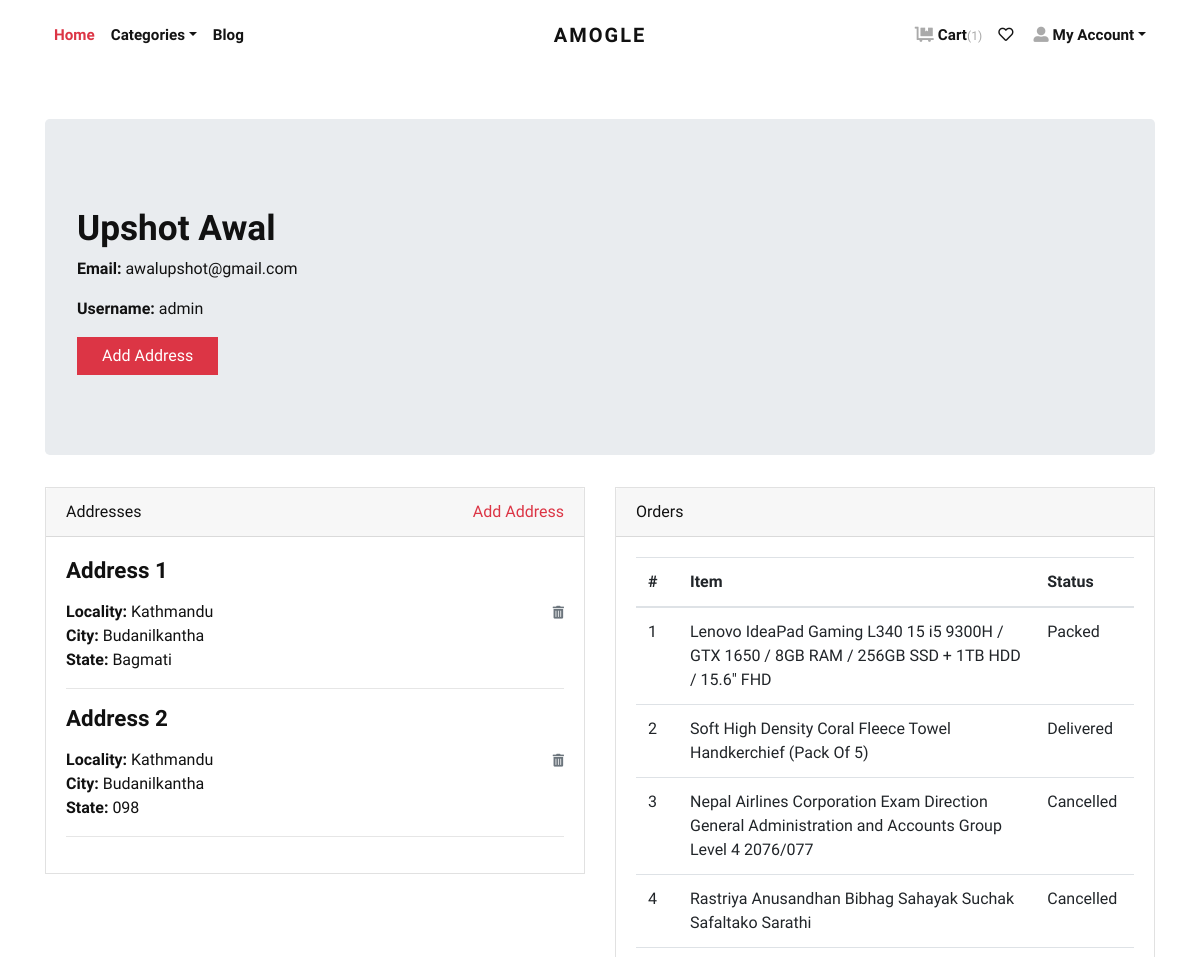
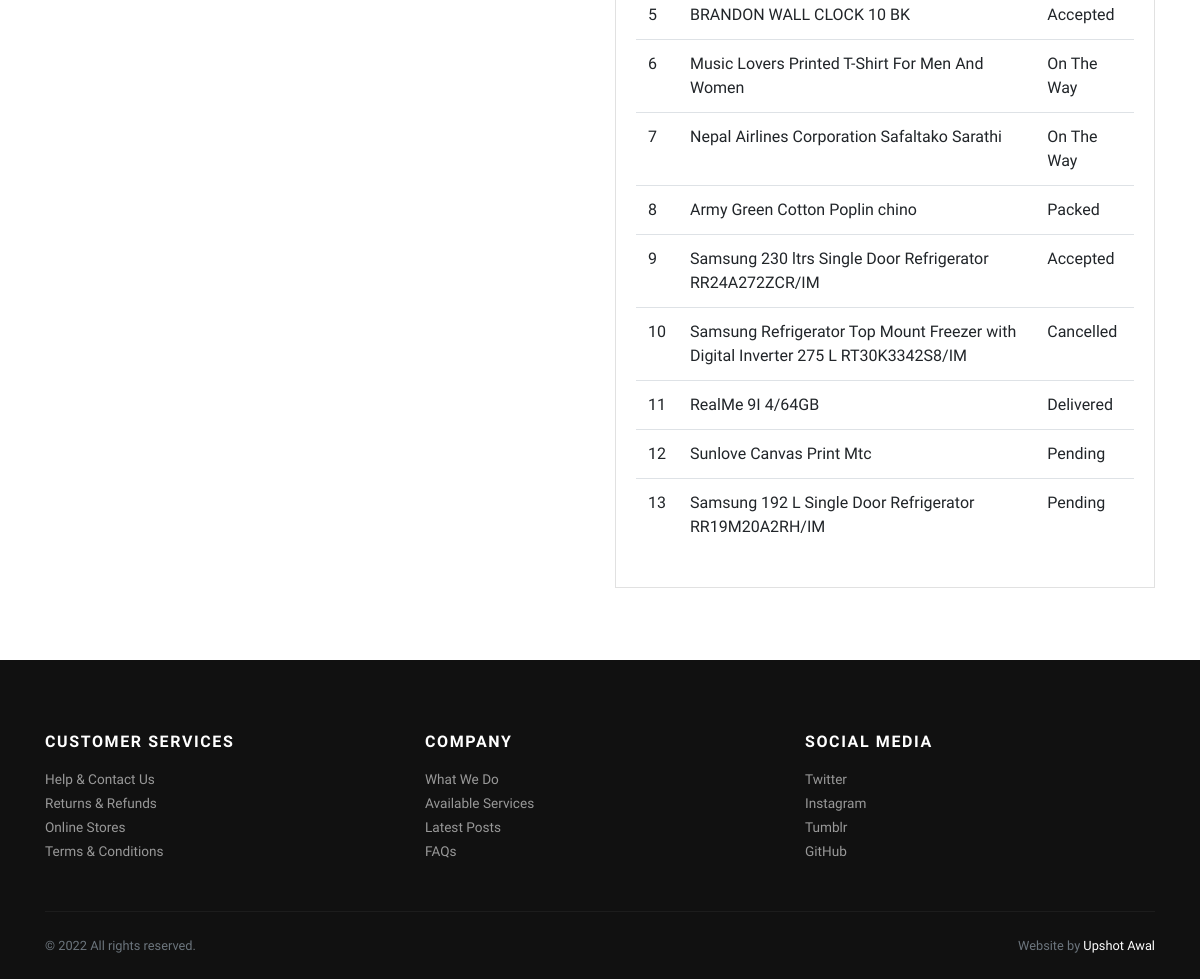
The page /accounts/profile/ (signed in) on the database as committed earlier (2 pictures, top to bottom).
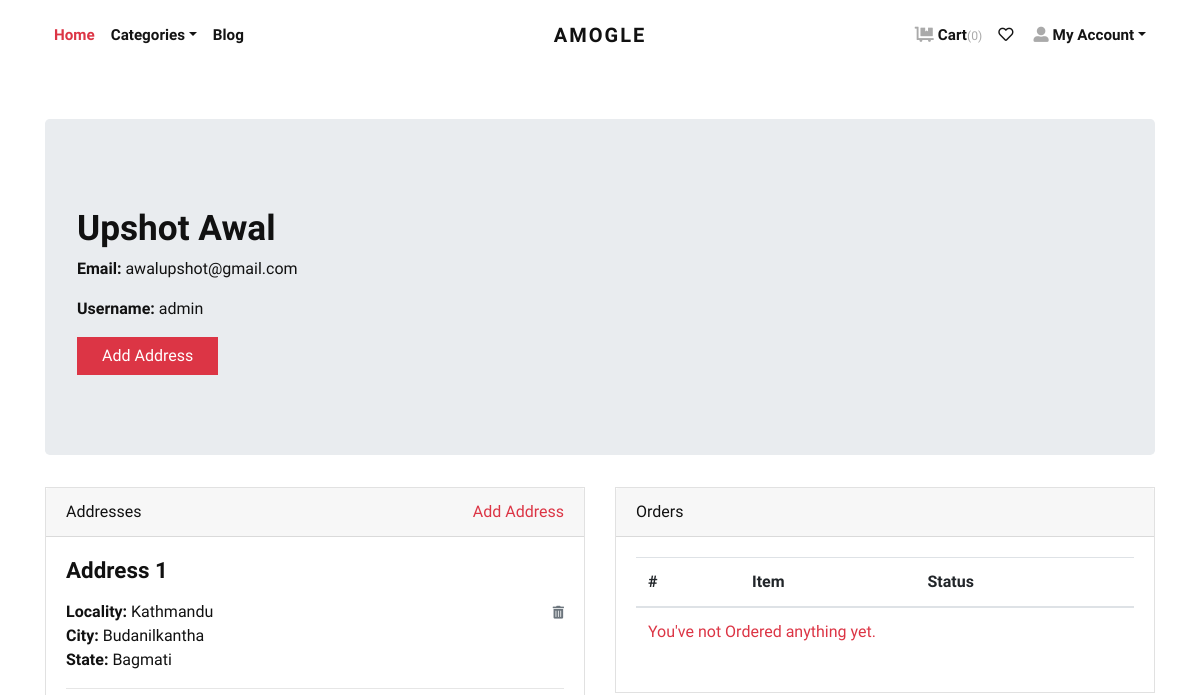
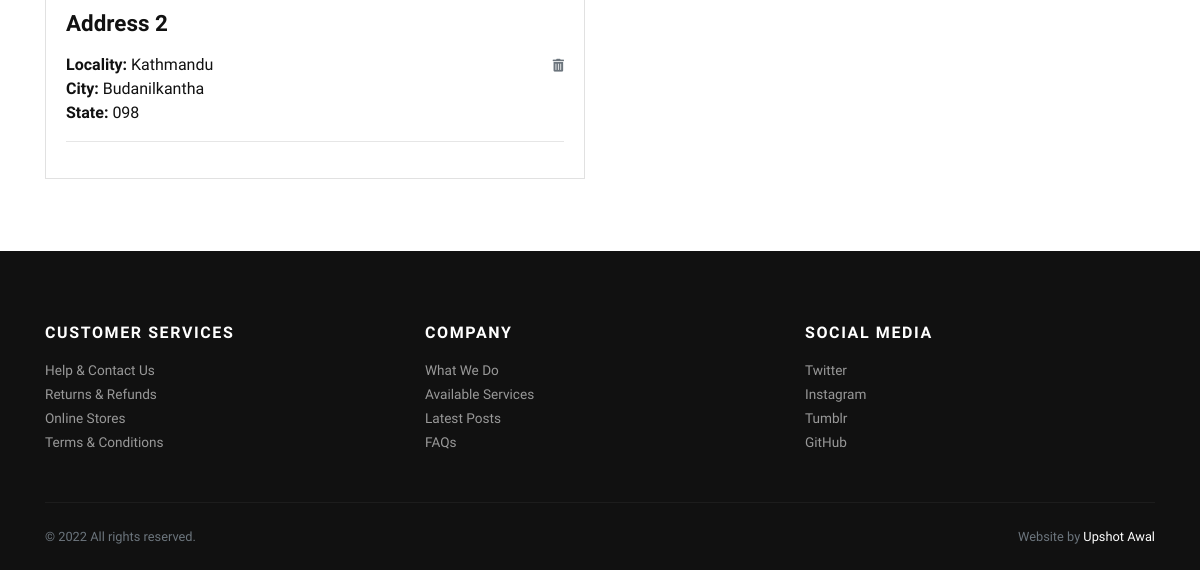
The same page on the database as committed later (2 pictures, top to bottom).
### store/models.py (models this page shows, shortened)
class Address(models.Model):
    user = models.ForeignKey(User, verbose_name="User",
                             on_delete=models.CASCADE)
    locality = models.CharField(
        max_length=150, verbose_name="Nearest Location")
    city = models.CharField(max_length=150, verbose_name="City")
    state = models.CharField(max_length=150, verbose_name="State")

class Order(models.Model):
    user = models.ForeignKey(User, verbose_name="User",
                             on_delete=models.CASCADE)
    address = models.ForeignKey(
        Address, verbose_name="Shipping Address", on_delete=models.CASCADE)
    product = models.ForeignKey(
        Product, verbose_name="Product", on_delete=models.CASCADE)
    quantity = models.PositiveIntegerField(verbose_name="Quantity")
    ordered_date = models.DateTimeField(
        auto_now_add=True, verbose_name="Ordered Date")
    status = models.CharField(
        choices=STATUS_CHOICES,
        max_length=50,
        default="Pending"
    )

class Product(models.Model):
    title = models.CharField(max_length=150, verbose_name="Product Title")
    slug = AutoSlugField(populate_from='title', unique=True,
                         verbose_name="Product Slug")
    sku = models.CharField(max_length=255, unique=True,
                           verbose_name="Unique Product ID (SKU)")
    short_description = RichTextField()
    detail_description = models.TextField(
        blank=True, null=True, verbose_name="Detail Description")
    product_image = models.ImageField(
        upload_to='product', blank=True, null=True, verbose_name="Product Image")
    price = models.DecimalField(max_digits=8, decimal_places=2)
    category = models.ForeignKey(
        Category, verbose_name="Product Categoy", on_delete=models.CASCADE)
    is_active = models.BooleanField(verbose_name="Is Active?", default=True)
    is_featured = models.BooleanField(
        verbose_name="Is Featured?", default=True)
    created_at = models.DateTimeField(
        auto_now_add=True, verbose_name="Created Date")
    updated_at = models.DateTimeField(
        auto_now=True, verbose_name="Updated Date")
    class Meta:
        verbose_name_plural = 'Products'
        ordering = ('-created_at', )

### store/views.py (the view)
# urls.py: path('accounts/profile/', views.profile, name="profile"),
@ login_required
def profile(request):
    addresses = Address.objects.filter(user=request.user)
    orders = Order.objects.filter(user=request.user)
    return render(request, 'account/profile.html', {'addresses': addresses, 'orders': orders})

### store/context_preprocessors.py (called while the page is built)
def store_menu(request):
    categories = Category.objects.filter(is_active=True)
    context = {
        'categories_menu': categories,
    }
    return context

def cart_menu(request):
    if request.user.is_authenticated:
        cart_items= Cart.objects.filter(user=request.user)
        context = {
            'cart_items': cart_items,
        }
    else:
        context = {}
    return context

### templates/account/profile.html (shortened to what this page needs)
{% extends 'base.html' %}
{% load static %}
    {% block content %}
      <div class="container py-5">
        <div class="jumbotron">
          <h1>{{request.user.first_name}} {{request.user.last_name}}</h1>
          <p><strong>Email:</strong> {{request.user.email}}</p>
          <p><strong>Username:</strong> {{request.user.username}}</p>
          <p><a class="btn btn-danger btn-large" href="{% url 'store:add-address' %}">Add Address</a></p>
        </div>
        <div class="row">
          <div class="col-lg-6">
            <div class="card mb-4" id="headings">
              <div class="card-header">Addresses <span class="float-right"><a href="{% url 'store:add-address' %}">Add Address</a></span></div>
              <div class="card-body">
                {% if addresses %}
                    {% for address in addresses %}
                        <h4 class="mb-3">Address {{forloop.counter}}</h4>
                        <span class="float-right"><a href="{% url 'store:remove-address' address.id %}"><i class="fas fa-trash-alt small text-muted"></i></a></span>
                        <p>
                            <strong>Locality: </strong>{{address.locality}} <br>
                            <strong>City: </strong>{{address.city}} <br>
                            <strong>State: </strong>{{address.state}} <br>
                        </p>
                        <hr>
                    {% endfor %}
                {% else %}
                <div class="text-danger">
                  Address not Added.
                </div>
                {% endif %}
              </div>
            </div>
          </div>
          <div class="col-lg-6">
            <div class="card mb-4" id="tables">
              <div class="card-header">Orders</div>
              <div class="card-body">
                <table class="table table-hover">
                  <thead>
                    <tr>
                      <th>#</th>
                      <th>Item</th>
                      <th>Status</th>
                    </tr>
                  </thead>
                  <tbody>
                    {% if orders %}
                      {% for order in orders %}
                        <tr>
                          <td>{{forloop.counter}}</td>
                          <td>{{order.product.title}}</td>
                          <td>
                            {{order.status}}
                          </td>
                        </tr>
                      {% endfor %}
                    {% else %}
                    <tr>
                      <td class="text-danger" colspan="3">You've not Ordered anything yet.</td>
                    </tr>
                    {% endif %}
                  </tbody>
                </table>
              </div>
            </div>
          </div>
        </div>
      </div>
{% endblock content %}

Rows that differ between the two databases and show on the page:
removed Order: product "Lenovo IdeaPad Gaming L340 15 i5 9300H / GTX 1650 / 8GB RAM / 256GB SSD + 1TB HDD / 15.6\" FHD", status "Packed"
removed Order: product "Soft High Density Coral Fleece Towel Handkerchief (Pack Of 5)", status "Delivered"
removed Order: product "Nepal Airlines Corporation Exam Direction General Administration and Accounts Group Level 4 2076/077", status "Cancelled"
removed Order: product "Rastriya Anusandhan Bibhag Sahayak Suchak Safaltako Sarathi", status "Cancelled"
removed Order: product "BRANDON WALL CLOCK 10 BK", status "Accepted"
removed Order: product "Music Lovers Printed T-Shirt For Men And Women", status "On The Way"
removed Order: product "Nepal Airlines Corporation Safaltako Sarathi", status "On The Way"
removed Order: product "Army Green Cotton Poplin chino", status "Packed"
removed Order: product "Samsung 230 ltrs Single Door Refrigerator RR24A272ZCR/IM", status "Accepted"
removed Order: product "Samsung Refrigerator Top Mount Freezer with Digital Inverter 275 L RT30K3342S8/IM", status "Cancelled"
removed Order: product "RealMe 9I 4/64GB", status "Delivered"
removed Order: product "Sunlove Canvas Print Mtc", status "Pending"
removed Order: product "Samsung 192 L Single Door Refrigerator RR19M20A2RH/IM", status "Pending"
Other text that changed with them:
{{ cart_items.count }}: "1" → "0"
text now shown: "You've not Ordered anything yet."
